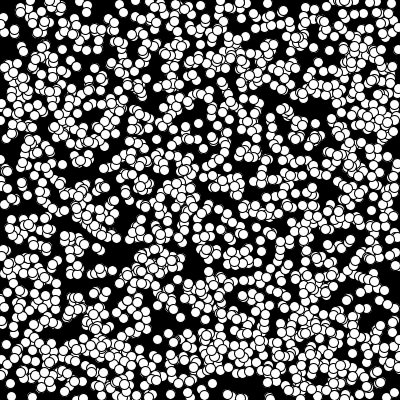
Frame 1 (no input)
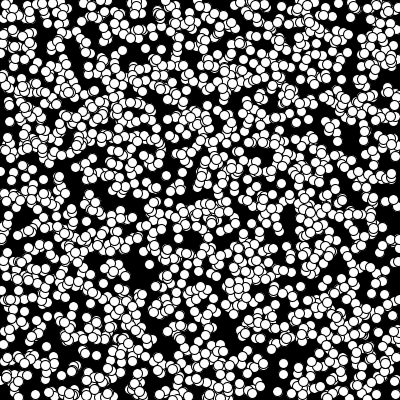
Frame 60 (the mouse pressed at the canvas centre just before this capture)
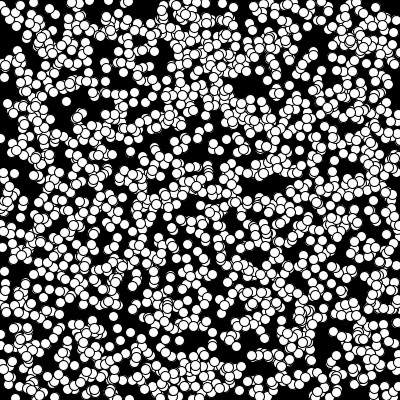
Frame 120 (the mouse held since frame 60 and released just before this capture)

The Processing sketch that drew these frames (run headless with seeded random() and noise(); from frame 60 on, the mouse is pressed at the canvas centre):

// Processing sketch: interaction_speed_with_dist
// ── interaction_speed_with_dist.pde
float[] x, y, vx, vy;
int num=2000;

void setup() {
  smooth();
  size(400, 400);
  x=new float[num];
  y=new float[num];
  vx=new float[num];
  vy=new float[num];

  for (int i=0; i<num; i++) {
    x[i]=random(0, width);
    y[i]=random(0, height);
    vx[i]=random(-1, 1);
    vy[i]=random(-1, 1);
  }
}

void draw() {
  background(0);

  for (int i=0; i<num; i++) {
    x[i]+=vx[i];
    y[i]+=vy[i];

    if (x[i]>width) x[i]=0;
    if (x[i]<0) x[i]=width;
    if (y[i]>height) y[i]=0;
    if (y[i]<0) y[i]=height;

    ellipse(x[i], y[i], 10, 10);
    for (int j=i+1; j<num; j++) {
      if (dist(x[i], y[i], x[j], y[j]) < 10) {
        vx[i]+=random(-.1,.1);
        vy[i]+=random(-.1,.1);
      }
    }
  }



  println(frameRate);
}
